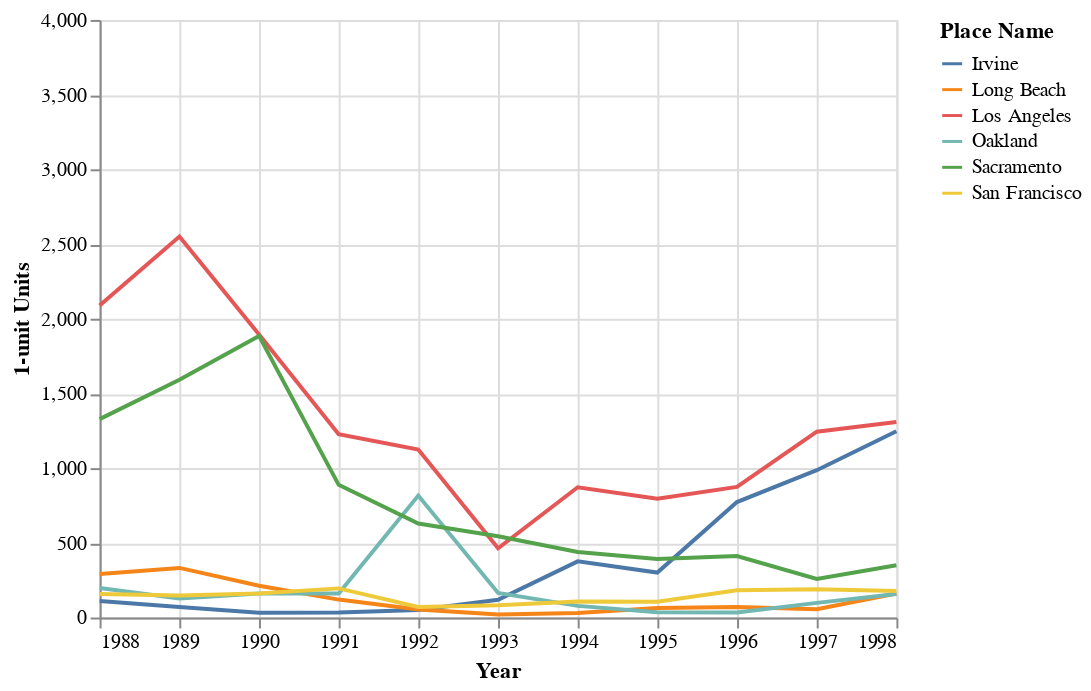

Notebook source saved alongside this figure:
### Code cell
alt.Chart(to_plot).mark_line().encode(
    color='Place Name',
    x=alt.X('Year'),
    y='1-unit Units'
)

### Figure 1 — Vega-Lite specification as saved in the notebook (floating-point values rounded to 4 significant figures; data arrays with more than 128 entries replaced by an {"elided": "..."} marker saying what was removed)
{"config": {"view": {"continuousWidth": 400, "continuousHeight": 300}}, "data": {"name": "data-db58192637a723369e471495a878177c"}, "mark": "line", "encoding": {"color": {"type": "nominal", "field": "Place Name"}, "x": {"type": "temporal", "field": "Year"}, "y": {"type": "quantitative", "field": "1-unit Units"}}, "$schema": "https://vega.github.io/schema/vega-lite/v4.8.1.json", "datasets": {"data-db58192637a723369e471495a878177c": {"elided": "186 records"}}}
